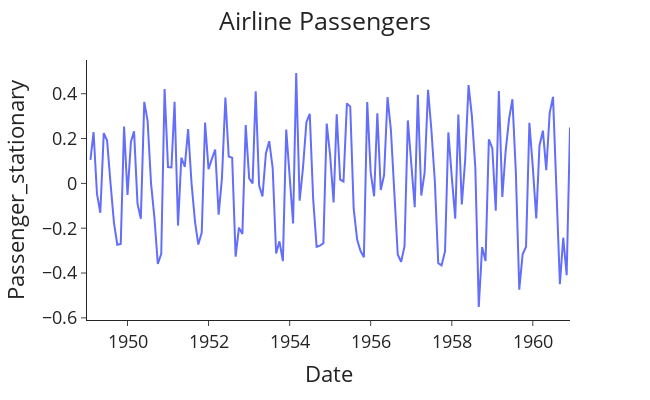

Here is the notebook cell this chart was saved with:
### Code cell
# Import packages 
from scipy.stats import boxcox

# Make the target stationary
data['Passengers_boxcox'], lan = boxcox(data['#Passengers']) # normaliza e estabiliza a variância
data['Passenger_stationary'] = data['Passengers_boxcox'].diff() #remove tendência

# Plot the sationary airline passenger data 
plot_passenger_volumes(df=data, y='Passenger_stationary')

### Figure 1 — Plotly figure (JSON) as saved in the notebook; plotly's stock layout.template omitted (floating-point values rounded to 4 significant figures; data arrays with more than 128 entries replaced by an {"elided": "..."} marker saying what was removed)
{"data": [{"hovertemplate": "Date=%{x}<br>Passenger_stationary=%{y}<extra></extra>", "legendgroup": "", "line": {"color": "#636efa", "dash": "solid"}, "marker": {"symbol": "circle"}, "mode": "lines", "name": "", "orientation": "v", "showlegend": false, "type": "scatter", "x": {"elided": "144 str values"}, "xaxis": "x", "y": {"elided": "144 float values"}, "yaxis": "y"}], "layout": {"font": {"size": 18}, "height": 400, "legend": {"tracegroupgap": 0}, "margin": {"t": 60}, "title": {"text": "Airline Passengers", "x": 0.5}, "width": 650, "xaxis": {"anchor": "y", "domain": [0, 1], "title": {"text": "Date"}}, "yaxis": {"anchor": "x", "domain": [0, 1], "title": {"text": "Passenger_stationary"}}}}
